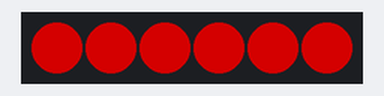
Bench run of a sketch on a simulated ESP8266 (NodeMCU). Parts: 6 RGB LEDs in strip order, left to right. Dim RGB values are drawn brighter than linear; EEPROM starts erased.

Above: at 0.1 s.
At 1.1 s:
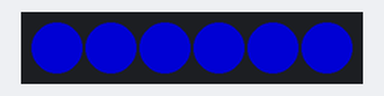
At 2.1 s:
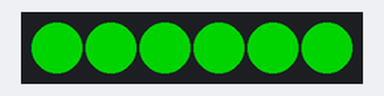
At 2.6 s:
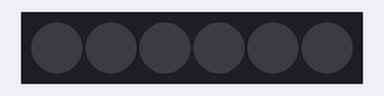
Timing chart, 0 to 40.0 s (numbered marks = the images above):
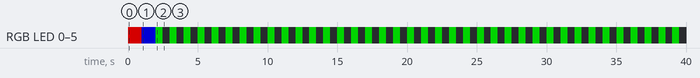

Measured:
- by itself, RGB LED 0–5: off → RGB(128, 0, 0) at 0.00 s, → RGB(0, 0, 128) 1.0 s later, → RGB(0, 128, 0) 1.0 s later, → off 0.50 s later, … (78 changes in this stretch)
- what the display in image 1 shows lasts 1.0 s, from 1.0 s to 2.0 s
- what the display in image 2 shows lasts 0.5 s, from 2.0 s to 2.5 s

The sketch:

EEPROM_UPDATE.ino
```cpp
//---------------------------------------------------------------
// OLD EEPROM
//---------------------------------------------------------------

#include <EEPROM.h>

#define OLD_FACTORY_SETTINGS_ADDR   0x00
#define OLD_IMU_SETTINGS_ADDR       0x10

struct _oldFactorySettings {
  uint16_t serialNumber;
  uint16_t deviceFlag;
  float adcCalibration;
};

struct _oldImuSettings {
  byte streamFlag;
  byte accRange;
  byte accSmoothing;
  byte gyrRange;
  byte gyrSmoothing;
  byte magSmoothing;
};

_oldFactorySettings ofset;
_oldImuSettings     oiset;

//-----------------------------------------------------------------------------------
// NEW EEPROM
//-----------------------------------------------------------------------------------

#define BOARD_VERSION 1        // 1 - Alpha and first batch for les Objets Volants
#include "header/smartball.h"  // Smartball specific definitions

_factorySettings fset;
_imuSettings     iset;
_generalSettings gset;
_wifiSettings    wset;

//---------------------------------------------------------------
// LED FEEDBACK
//---------------------------------------------------------------

#include <Adafruit_DotStar.h>
Adafruit_DotStar strip = Adafruit_DotStar(RGB_NUM, D7, D5, DOTSTAR_BGR);

void setup() {
  initRGB();
  EEPROM.begin(512);
  EEPROM.get(OLD_FACTORY_SETTINGS_ADDR, ofset);
  EEPROM.get(OLD_IMU_SETTINGS_ADDR, oiset);
  EEPROM.end();
  changeRGB(0x800000);
  delay(1000);

  fset.serialNumber = ofset.serialNumber;
  fset.deviceFlag = 3;
  fset.adcCalibration = 1000.;
  iset.streamFlag = oiset.streamFlag;
  iset.accRange = 3;
  iset.gyrRange = 3;
  gset.idNumber = ofset.serialNumber;
  strcpy(wset.ssid, "Les Objets Volants");
  strcpy(wset.password, "lesobjetsvolants");
  strcpy(wset.outputIp, "239.0.0.51");

  EEPROM.begin(512);
  EEPROM.put(FS_ADDR, fset);
  EEPROM.put(IS_ADDR, iset);
  EEPROM.put(GS_ADDR, gset);
  EEPROM.put(WS_ADDR, wset);
  EEPROM.end();

  changeRGB(0x000080);
  delay(1000);
}

void loop() {
  changeRGB(0x008000);
  delay(500);
  changeRGB(0x000000);
  delay(500);
}

//---------------------------------------------------------------
// LEDS FUNCTIONS
//---------------------------------------------------------------

void initRGB() {
  pinMode(RGB_CS, OUTPUT);
  digitalWrite(RGB_CS, LOW);
  strip.begin();
  digitalWrite(RGB_CS, HIGH);
}

void changeRGB(int32_t c) {
  for (int i = 0; i < RGB_NUM; i++)
    strip.setPixelColor(i, c);
  updateRGB();
}

void updateRGB() {
  digitalWrite(RGB_CS, LOW);
  strip.show();
  digitalWrite(RGB_CS, HIGH);
}
```

smartball.h
```cpp
#ifndef SMARTBALL_h
#define SMARTBALL_h

//---------------------------------------------------------------
// COLOR CONSTANT
//---------------------------------------------------------------

#define RED    0xFF0000
#define BLUE   0x0000FF
#define GREEN  0x00FF00
#define YELLOW 0xFFFF00
#define BLACK  0x000000

#define WAIT   0X8F4E00
#define ALERT  0X7F0000

//---------------------------------------------------------------
// DATAGRAM PROTOCOL
//---------------------------------------------------------------

#define SOP          0xE7		// packet header

#define CMD_BAT      0x00
#define CMD_PING     0x01
#define CMD_REBOOT   0x02
#define CMD_FACTORY  0x10
#define SAVE_FACTORY 0x11
#define CMD_GENERAL  0x12
#define SAVE_GENERAL 0x13
#define CMD_COLOR1 	 0x20
#define CMD_STREAM   0x21
#define CMD_COLOR2   0x22
#define CMD_IMU      0x30
#define SAVE_IMU     0x31
#define CMD_ACCRANGE 0x32
#define CMD_GYRRANGE 0x33
#define CMD_IRL      0x40
#define CMD_MOT      0x50
#define CMD_STB		 0x60
#define CMD_MST		 0x70

//---------------------------------------------------------------
// ESP8266 PINOUT
//---------------------------------------------------------------

#ifndef BOARD_VERSION
#define BATT_PIN  A0
#define RGB_CS	  D0
#define IMU_CS    D3
#define IRL_PIN   D1
#define MOT_PIN   D2

#elif BOARD_VERSION == 1
#define BATT_PIN  A0
#define RGB_CS	  D0
#define IMU_CS    D3
#define IRL_PIN   D1
#define MOT_PIN   D2
#endif

//---------------------------------------------------------------
// LED BOARD OPTIONS
//---------------------------------------------------------------

#define RGB_NUM   6

//---------------------------------------------------------------
// IMU FLAG ADDRESSES (8bit)
//---------------------------------------------------------------

#define ACC_BIT  0
#define GYR_BIT  1
#define MAG_BIT  2
#define TMP_BIT  3
#define VEC_BIT  4 // Sensors Vector Magnitude
#define QUA_BIT  5 // Orientation Quaternion 	TODO
#define WLD_BIT  6 // World Acceleration 		TODO
#define STA_BIT	 7 // State Detection 	 		TODO

//---------------------------------------------------------------
// DEVICE FLAG ADDRESSES (8bit)
//---------------------------------------------------------------

#define RGB_BIT  0
#define IMU_BIT  1
#define IRL_BIT  2
#define MOT_BIT  3
#define BUZ_BIT  4

//---------------------------------------------------------------
// STREAM FLAG ADDRESSES (16bit)
//---------------------------------------------------------------

#define COL_STREAM_MASK	 0b111
#define COL1_STREAM_ADDR 0
#define COL2_STREAM_ADDR 3
#define MST_STREAM_BIT   6
#define STB_STREAM_BIT   7
#define IRL_STREAM_BIT   8
#define MOT_STREAM_BIT   9
#define LOOP_STREAM_BIT	 15

//---------------------------------------------------------------
// EEPROM ADDRESSES
//---------------------------------------------------------------

#define FS_ADDR  0x00
#define IS_ADDR  0x10
#define GS_ADDR  0x20
#define WS_ADDR  0x40

//---------------------------------------------------------------
// DATA STRUCTURES
//---------------------------------------------------------------

#define IP_LEN 16
#define PWD_LEN  64
#define SSID_LEN 64

struct _factorySettings {
  uint16_t serialNumber;
  uint16_t deviceFlag;
  float adcCalibration;
};

struct _imuSettings {
  byte streamFlag;
  byte accRange;
  byte gyrRange;
};

struct _generalSettings {
  uint16_t idNumber;
};

struct _wifiSettings {
  char ssid[SSID_LEN];
  char password[PWD_LEN];
  char outputIp[IP_LEN];
};

#endif
```
